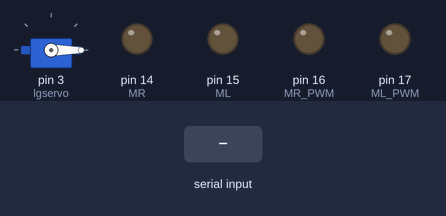
This sketch was run on a simulated Arduino Mega 2560, built with avr-gcc and run on an emulated ATmega2560. On the bench: servo, output pins drawn as LEDs (lit = HIGH). The test bench sets the inputs (shaded band).

Above: at 1.2 s.
1.3 s: "F" received over the second serial link
At 1.6 s:
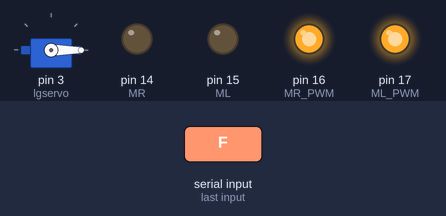
2.8 s: "B" received over the second serial link
At 3.9 s:
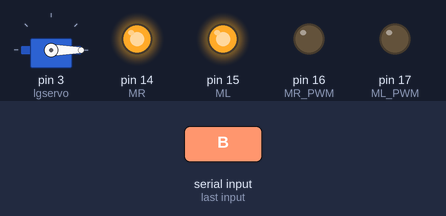
4.3 s: "L" received over the second serial link
At 5.1 s:
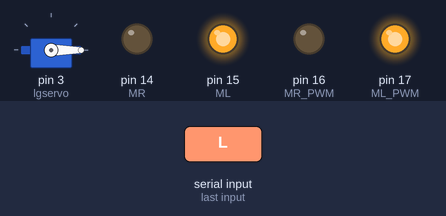
5.8 s: "R" received over the second serial link
At 6.2 s:
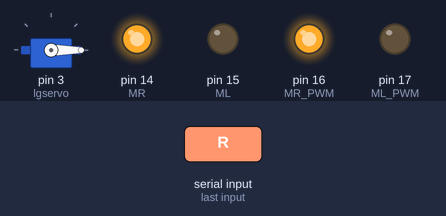
7.3 s: "p" received over the second serial link
At 8.5 s:
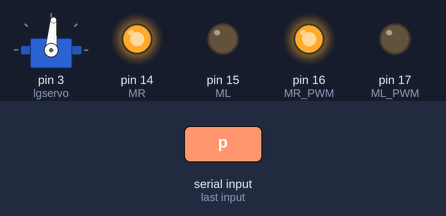
8.8 s: "S" received over the second serial link
At 9.7 s:
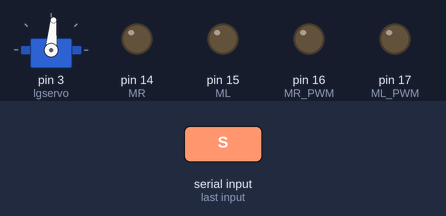
Timing chart, 0 to 11.3 s (numbered marks = the images above; inputs shaded):
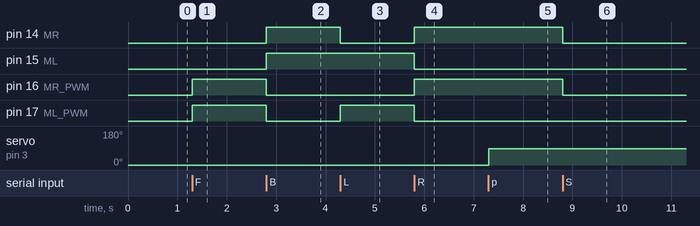

Measured:
- after the input at 1.3 s, pin 16 (MR_PWM), pin 17 (ML_PWM): LOW → HIGH at once
- after the input at 2.8 s, pin 14 (MR), pin 15 (ML): LOW → HIGH at once; pin 16 (MR_PWM), pin 17 (ML_PWM): HIGH → LOW at once
- after the input at 4.3 s, pin 14 (MR): HIGH → LOW at once; pin 17 (ML_PWM): LOW → HIGH at once
- after the input at 5.8 s, pin 14 (MR), pin 16 (MR_PWM): LOW → HIGH at once; pin 15 (ML), pin 17 (ML_PWM): HIGH → LOW at once
- after the input at 7.3 s, servo on pin 3 (lgservo): 0° → 85° at once
- after the input at 8.8 s, pin 14 (MR), pin 16 (MR_PWM): HIGH → LOW at once

The sketch:

catapult.ino
```cpp
#include <Servo.h>
Servo lgservo;
#define ML 15
#define ML_PWM 17
#define MR 14
#define MR_PWM 16
#define servo2 3

char val;
char wifiData;
boolean servo_flag = 1;

void setup() {
  Serial1.begin(9600);
  pinMode(ML, OUTPUT);
  pinMode(ML_PWM, OUTPUT);
  pinMode(MR, OUTPUT);
  pinMode(MR_PWM, OUTPUT);

  lgservo.attach(3);
  lgservo.write(0);
}

void loop() {
  if(Serial1.available() > 0)
  {
    val = Serial1.read();
    Serial.print(val);
  }
  switch(val)
  {
    case 'F': car_forward(); break;
    case 'B': car_back(); break;
    case 'L': car_left(); break;
    case 'R': car_right(); break;
    case 'S': car_stop(); break;
    case 'p': lgservo.write(85);servo_flag = 1; break;
    case 'x': servo_down(); break;
  }
}

void servo_down()
{
  while( servo_flag == 1)
  {
    for(int i=55; i>0; i--)
    {
      lgservo.write(i);
      delay(2);
    }
    servo_flag = 0;
  }

}


void car_forward()
{
  digitalWrite(ML,LOW);
  analogWrite(ML_PWM,255);
  digitalWrite(MR,LOW);
  analogWrite(MR_PWM,255);
}

void car_back()
{
  digitalWrite(ML,HIGH);
  analogWrite(ML_PWM,0);
  digitalWrite(MR,HIGH);
  analogWrite(MR_PWM,0);
}

void car_left()
{
  digitalWrite(ML,HIGH);
  analogWrite(ML_PWM,150);
  digitalWrite(MR,LOW);
  analogWrite(MR_PWM,105);
}

void car_right()
{
  digitalWrite(ML,LOW);
  analogWrite(ML_PWM,105);
  digitalWrite(MR,HIGH);
  analogWrite(MR_PWM,150);
}

void car_stop()
{
  digitalWrite(ML,LOW);
  analogWrite(ML_PWM,0);
  digitalWrite(MR,LOW);
  analogWrite(MR_PWM,0);
}
```
